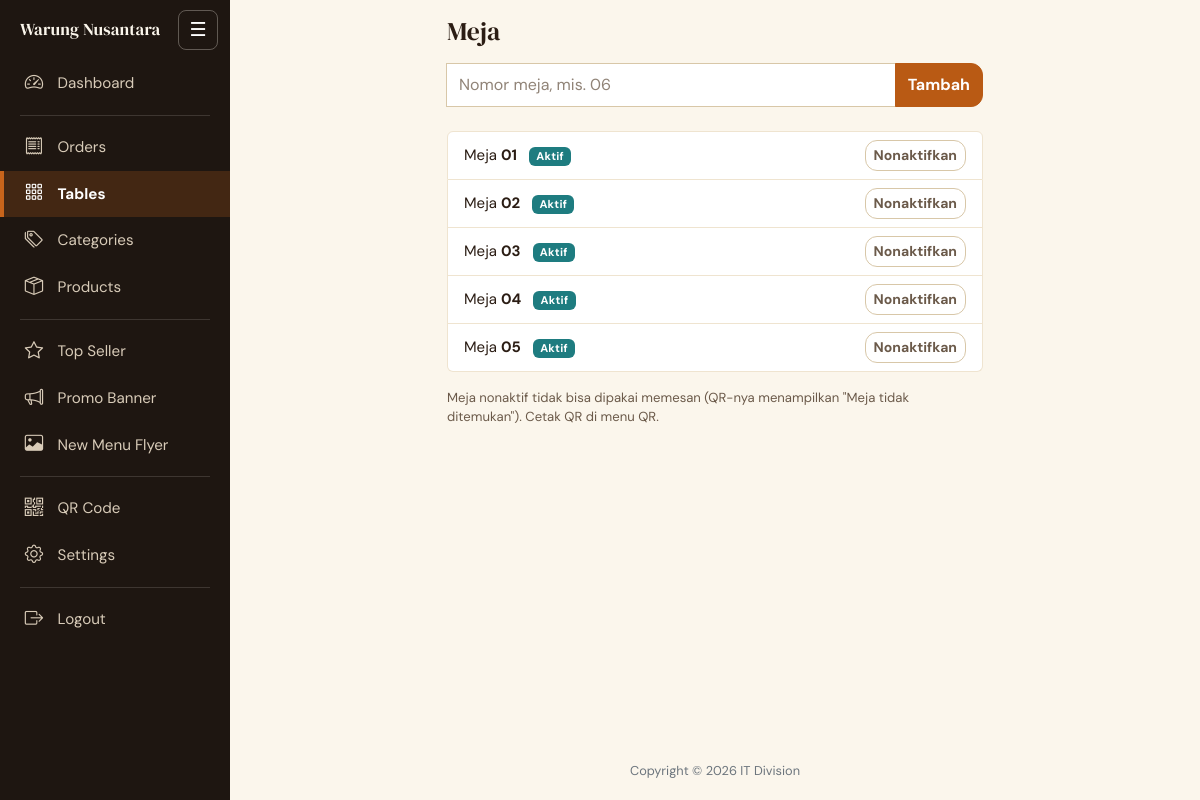
Screenshot of /admin/tables.php (signed in) with the database file from the repository.
### tables this page shows
CREATE TABLE IF NOT EXISTS tables (
  id INT UNSIGNED NOT NULL AUTO_INCREMENT PRIMARY KEY,
  table_number VARCHAR(10) NOT NULL UNIQUE,   
  is_active TINYINT(1) NOT NULL DEFAULT 1,
  created_at TIMESTAMP NOT NULL DEFAULT CURRENT_TIMESTAMP
);

### includes/functions.php (called while the page is built, shortened)
<?php
function e($value): string
{
    return htmlspecialchars((string) $value, ENT_QUOTES, 'UTF-8');
}

### admin/tables.php (the view, shortened to what this page needs)
<?php
$pdo = db();
$tables = $pdo->query('SELECT * FROM tables ORDER BY table_number')->fetchAll();
include __DIR__ . '/../includes/header.php';
?>
<div class="container py-3" style="max-width:560px">
  <h1 class="h4 mb-3">Meja</h1>
  <form method="post" class="input-group mb-4"><?= csrf_field() ?><input type="hidden" name="action" value="add">
    <input class="form-control" name="table_number" maxlength="10" placeholder="Nomor meja, mis. 06" required>
    <button class="btn btn-dark">Tambah</button></form>
  <ul class="list-group">
    <?php foreach ($tables as $t): ?>
      <li class="list-group-item d-flex justify-content-between align-items-center">
        <span>Meja <strong><?= e($t['table_number']) ?></strong>
          <span class="badge text-bg-<?= $t['is_active'] ? 'success' : 'secondary' ?> ms-2"><?= $t['is_active'] ? 'Aktif' : 'Nonaktif' ?></span></span>
        <form method="post" class="m-0"><?= csrf_field() ?><input type="hidden" name="action" value="toggle"><input type="hidden" name="id" value="<?= (int) $t['id'] ?>">
          <button class="btn btn-sm btn-outline-secondary"><?= $t['is_active'] ? 'Nonaktifkan' : 'Aktifkan' ?></button></form>
      </li>
    <?php endforeach; ?>
  </ul>
  <p class="text-muted small mt-3">Meja nonaktif tidak bisa dipakai memesan (QR-nya menampilkan "Meja tidak ditemukan"). Cetak QR di menu QR.</p>
</div>
<?php include __DIR__ . '/../includes/footer.php'; ?>

### assets/css/quiet.css (style rules this page uses)
:root { --q-bg: #FBF6EC; --q-surface: #FFFFFF; --q-line: #EFE4D0; --q-line-strong: #D8C7A8; --q-text: #2B1D14; --q-muted: #6B5A4A; --q-primary: #B95A14; --q-primary-hover: #9F4C0E; --q-primary-bright: #C8641B; --q-on-primary: #FFFFFF; --q-price: #B95A14; --q-accent: #E3A62F; --q-on-accent: #2B1D14; --q-teal: #1E7C80; --q-danger: #B5242F; --q-hero: #1E1611; --q-hero-text: #FBF6EC; --q-dot: rgba(43, 29, 20, .32); --q-shadow: 0 1px 2px rgba(43, 29, 20, .05), 0 6px 16px rgba(43, 29, 20, .07); --q-radius: 16px; --q-radius-sm: 12px; --q-hero-h: 56px; --q-max: 100%; --q-font-body: "DM Sans", system-ui, -apple-system, "Segoe UI", Roboto, "Helvetica Neue", Arial, sans-serif; --q-font-head: "DM Serif Display", Georgia, "Times New Roman", serif; --bs-body-font-family: var(--q-font-body); --bs-body-color: var(--q-text); --bs-body-bg: var(--q-bg); --bs-border-color: var(--q-line); --bs-secondary-color: var(--q-muted); --bs-link-color: var(--q-primary); --bs-link-hover-color: var(--q-primary-hover); --bs-primary: #B95A14; --bs-primary-rgb: 185, 90, 20; --bs-success-rgb: 30, 124, 128; --bs-danger-rgb: 181, 36, 47; --bs-warning-rgb: 227, 166, 47; --bs-dark-rgb: 30, 22, 17; }
@media (min-width: 768px) { :root { --q-max: 960px; } }
@media (min-width: 1200px) { :root { --q-max: 1100px; } }
body { font-family: var(--q-font-body); font-size: 15px; line-height: 1.5; color: var(--q-text); background-color: var(--q-bg); -webkit-font-smoothing: antialiased; -webkit-tap-highlight-color: transparent; }
h1, h2, h3, .h1, .h2, .h3 { font-family: var(--q-font-head); font-weight: 400; letter-spacing: .005em; line-height: 1.2; }
h4, h5, h6, .h4, .h5, .h6 { font-weight: 700; }
.text-muted, .text-body-secondary, .q-muted { color: var(--q-muted) !important; }
.btn { --bs-btn-font-weight: 700; border-radius: var(--q-radius-sm); transition: transform .15s ease, background-color .2s ease, border-color .2s ease, box-shadow .2s ease; }
.btn-dark, .btn-accent, .btn-primary { --bs-btn-color: var(--q-on-primary); --bs-btn-bg: var(--q-primary); --bs-btn-border-color: var(--q-primary); --bs-btn-hover-color: var(--q-on-primary); --bs-btn-hover-bg: var(--q-primary-hover); --bs-btn-hover-border-color: var(--q-primary-hover); --bs-btn-active-color: var(--q-on-primary); --bs-btn-active-bg: var(--q-primary-hover); --bs-btn-active-border-color: var(--q-primary-hover); --bs-btn-disabled-color: var(--q-muted); --bs-btn-disabled-bg: var(--q-line); --bs-btn-disabled-border-color: var(--q-line); --bs-btn-focus-shadow-rgb: 227, 166, 47; }
.btn-outline-secondary { --bs-btn-color: var(--q-muted); --bs-btn-border-color: var(--q-line-strong); --bs-btn-hover-bg: var(--q-muted); --bs-btn-hover-border-color: var(--q-muted); }
.form-control, .form-select { background-color: var(--q-surface); color: var(--q-text); border-color: var(--q-line-strong); border-radius: var(--q-radius-sm); min-height: 44px; }
.form-control::placeholder { color: var(--q-muted); opacity: .75; }
.list-group { --bs-list-group-bg: var(--q-surface); --bs-list-group-border-color: var(--q-line); --bs-list-group-color: var(--q-text); }
.badge { font-weight: 700; letter-spacing: .02em; }
body.admin { background-color: var(--q-bg); }
.admin-main h1.h4 { font-family: var(--q-font-head); font-weight: 400; font-size: 1.6rem; }

### rows the page displays
tables: table_number "01", is_active "Aktif"
tables: table_number "02", is_active "Aktif"
tables: table_number "03", is_active "Aktif"
tables: table_number "04", is_active "Aktif"
tables: table_number "05", is_active "Aktif"

### other values shown
APP_NAME "Warung Nusantara"
$n[1] "Dashboard"
$n[1] "Orders"
$n[1] "Tables"
$n[1] "Categories"
$n[1] "Products"
$n[1] "Top Seller"
$n[1] "Promo Banner"
$n[1] "New Menu Flyer"
$n[1] "QR Code"
$n[1] "Settings"
